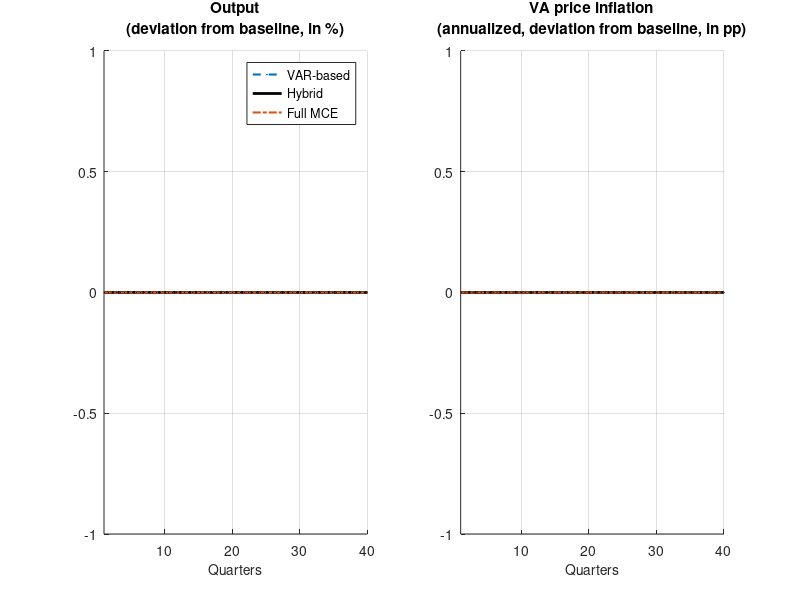

Source code (MATLAB): (Note: this script raises an error after producing the figure.)
%% generate_three_regime_irfs.m
% Replicates FR-BDF Figure 6.2.2: Three-regime monetary policy IRF comparison
% Creates 2-panel figure: (a) Output gap, (b) VA price inflation
%
% Runs au_pac_var.mod, au_pac.mod (hybrid), au_pac_mce.mod sequentially,
% saves IRFs to temp .mat files between runs, then overlays.
%
% Usage: cd to c:\Users\david\french_model\dynare\ and run in MATLAB.
%
% Output:
%   - three_regime_monetary_irf.png (2-panel FR-BDF Figure 6.2.2 style)
%   - three_regime_full_comparison.png (15-panel all variables)
%   - Markdown tables printed to console for documentation

clear; clc;
addpath('C:\dynare\6.5\matlab');
cd('c:\Users\david\french_model\dynare');

fprintf('=== Three-Regime IRF Comparison ===\n');
fprintf('Replicating FR-BDF Figure 6.2.2\n\n');

%% Configuration
shock_name = 'eps_i';
T_plot = 80;  % quarters to plot (FR-BDF uses 80)

% Variables to extract (must match stoch_simul var_list in all .mod files)
vars_all = {'yhat_au', 'pi_au', 'i_au', 'piQ', 'dln_c', 'dln_ib', ...
            'dln_ih', 'dln_n', 'pi_w', 's_gap', 'i_10y'};
var_labels = {'Output gap', 'CPI inflation', 'Policy rate', ...
              'VA price inflation', 'Consumption', 'Business investment', ...
              'Housing investment', 'Employment', 'Wage inflation', ...
              'Exchange rate', '10Y yield'};

% Regime names, files, plot styles
regime_names  = {'VAR-based', 'Hybrid', 'Full MCE'};
regime_files  = {'au_pac_var', 'au_pac', 'au_pac_mce'};
regime_colors = {[0 0.447 0.741], [0 0 0], [0.850 0.325 0.098]};
regime_styles = {'--', '-', '-.'};
regime_widths = [1.5, 2.0, 1.5];
regime_markers = {'.', 'none', 'none'};

%% Run each regime
for r = 1:3
    fprintf('--- Running regime %d/3: %s (%s.mod) ---\n', r, regime_names{r}, regime_files{r});
    try
        eval(['dynare ' regime_files{r} ' noclearall nograph']);

        % Extract IRFs for this regime
        irfs_regime = struct();
        for v = 1:length(vars_all)
            field = [vars_all{v} '_' shock_name];
            if isfield(oo_.irfs, field)
                irfs_regime.(field) = oo_.irfs.(field);
            else
                fprintf('  WARNING: %s not found in %s\n', field, regime_files{r});
                irfs_regime.(field) = zeros(1, 40);
            end
        end

        % Save to temp file
        save(['temp_irfs_regime_' num2str(r) '.mat'], 'irfs_regime');
        fprintf('  Saved IRFs for %s\n', regime_names{r});

    catch ME
        fprintf('  ERROR running %s: %s\n', regime_files{r}, ME.message);
        % Create empty IRFs so plotting doesn't fail
        irfs_regime = struct();
        for v = 1:length(vars_all)
            irfs_regime.([vars_all{v} '_' shock_name]) = zeros(1, 40);
        end
        save(['temp_irfs_regime_' num2str(r) '.mat'], 'irfs_regime');
    end

    % Thorough cleanup: clear everything except loop/config variables
    clearvars -except shock_name T_plot vars_all var_labels regime_names regime_files regime_colors regime_styles regime_widths regime_markers r;
    clearvars -global M_ oo_ options_ estim_params_ bayestopt_ dataset_ dataset_info;
end

%% Load all three regime IRFs
all_irfs = cell(1, 3);
for r = 1:3
    tmp = load(['temp_irfs_regime_' num2str(r) '.mat']);
    all_irfs{r} = tmp.irfs_regime;
end

%% ========================================================================
%  FIGURE 1: FR-BDF Figure 6.2.2 style — 2-panel (Output + VA price)
%  ========================================================================
fprintf('\n--- Generating FR-BDF Figure 6.2.2 style plot ---\n');

fig1 = figure('Position', [100 100 1000 400], 'Color', 'w', 'Visible', 'off');

panel_vars   = {'yhat_au', 'piQ'};
panel_titles = {'Output', 'VA price inflation'};
panel_ylabels = {'(deviation from baseline, in %)', '(annualized, deviation from baseline, in pp)'};
annualize    = [0, 1];  % multiply piQ by 4 for annualized

for p = 1:2
    subplot(1, 2, p);
    hold on;

    for r = 1:3
        field = [panel_vars{p} '_' shock_name];
        irf_data = all_irfs{r}.(field);
        T_avail = length(irf_data);
        T_use = min(T_plot, T_avail);

        y = irf_data(1:T_use);
        if annualize(p)
            y = y * 4;  % quarterly rate -> annualized
        end

        plot(1:T_use, y, ...
            'Color', regime_colors{r}, ...
            'LineStyle', regime_styles{r}, ...
            'LineWidth', regime_widths(r), ...
            'Marker', regime_markers{r}, ...
            'MarkerSize', 4);
    end

    plot([1 T_plot], [0 0], 'k:', 'LineWidth', 0.5);
    xlabel('Quarters', 'FontSize', 10);
    title({panel_titles{p}; panel_ylabels{p}}, 'FontSize', 11);

    if p == 1
        legend(regime_names, 'Location', 'best', 'FontSize', 9);
    end

    xlim([1 min(T_plot, T_avail)]);
    grid on;
    set(gca, 'FontSize', 10);
    hold off;
end

sgtitle('Monetary policy responses under different types of expectations', ...
    'FontSize', 13, 'FontWeight', 'bold');

print(fig1, 'three_regime_monetary_irf', '-dpng', '-r300');
fprintf('  Saved: three_regime_monetary_irf.png\n');
close(fig1);

%% ========================================================================
%  FIGURE 2: Full 15-panel comparison (all variables)
%  ========================================================================
fprintf('--- Generating full variable comparison plot ---\n');

fig2 = figure('Position', [50 50 1400 900], 'Color', 'w', 'Visible', 'off');

nVars = length(vars_all);
nRows = ceil(nVars / 4);

for v = 1:nVars
    subplot(nRows, 4, v);
    hold on;

    for r = 1:3
        field = [vars_all{v} '_' shock_name];
        irf_data = all_irfs{r}.(field);
        T_avail = length(irf_data);
        T_use = min(T_plot, T_avail);

        plot(1:T_use, irf_data(1:T_use), ...
            'Color', regime_colors{r}, ...
            'LineStyle', regime_styles{r}, ...
            'LineWidth', regime_widths(r));
    end

    plot([1 min(T_plot, T_avail)], [0 0], 'k:', 'LineWidth', 0.5);
    title(var_labels{v}, 'FontSize', 9);
    xlabel('Quarters', 'FontSize', 8);
    ylabel('% dev.', 'FontSize', 8);
    xlim([1 min(T_plot, T_avail)]);
    grid on;
    set(gca, 'FontSize', 8);
    hold off;
end

% Add legend in empty subplot
if nVars < nRows * 4
    subplot(nRows, 4, nRows * 4);
    hold on;
    for r = 1:3
        plot(NaN, NaN, 'Color', regime_colors{r}, ...
            'LineStyle', regime_styles{r}, 'LineWidth', regime_widths(r));
    end
    legend(regime_names, 'Location', 'best', 'FontSize', 12);
    axis off;
end

sgtitle('Three-regime comparison: all variables (monetary policy shock)', ...
    'FontSize', 13, 'FontWeight', 'bold');

print(fig2, 'three_regime_full_comparison', '-dpng', '-r300');
fprintf('  Saved: three_regime_full_comparison.png\n');
close(fig2);

%% ========================================================================
%  Print markdown tables for documentation
%  ========================================================================
fprintf('\n\n=== MARKDOWN TABLES FOR DOCUMENTATION ===\n\n');

% Table 1: Output gap and VA price inflation across regimes
fprintf('#### Table 6.2.1: Three-regime IRF comparison (monetary policy shock)\n\n');
fprintf('| Quarter | Output (VAR) | Output (Hyb) | Output (MCE) | piQ ann. (VAR) | piQ ann. (Hyb) | piQ ann. (MCE) |\n');
fprintf('|---------|-------------|-------------|-------------|---------------|---------------|---------------|\n');

quarters_table = [1, 2, 4, 8, 12, 20, 40];
for q = quarters_table
    vals = zeros(1, 6);
    for r = 1:3
        field_y = ['yhat_au_' shock_name];
        field_p = ['piQ_' shock_name];
        irf_y = all_irfs{r}.(field_y);
        irf_p = all_irfs{r}.(field_p);
        if q <= length(irf_y)
            vals(r) = irf_y(q);
            vals(r+3) = irf_p(q) * 4;  % annualized
        end
    end
    fprintf('| Q%d | %.4f | %.4f | %.4f | %.4f | %.4f | %.4f |\n', q, vals);
end

% Table 2: Peak responses for all variables
fprintf('\n#### Table 6.2.2: Peak IRF comparison across regimes\n\n');
fprintf('| Variable | Peak (VAR) | Qtr | Peak (Hyb) | Qtr | Peak (MCE) | Qtr |\n');
fprintf('|----------|-----------|-----|-----------|-----|-----------|-----|\n');

for v = 1:nVars
    field = [vars_all{v} '_' shock_name];
    fprintf('| %s ', var_labels{v});
    for r = 1:3
        irf_data = all_irfs{r}.(field);
        [peak_val, peak_q] = max(abs(irf_data));
        peak_sign = sign(irf_data(peak_q));
        fprintf('| %+.4f | Q%d ', peak_sign*peak_val, peak_q);
    end
    fprintf('|\n');
end

%% Cleanup temp files
for r = 1:3
    fname = ['temp_irfs_regime_' num2str(r) '.mat'];
    if exist(fname, 'file')
        delete(fname);
    end
end

fprintf('\n=== Three-regime IRF comparison complete ===\n');
